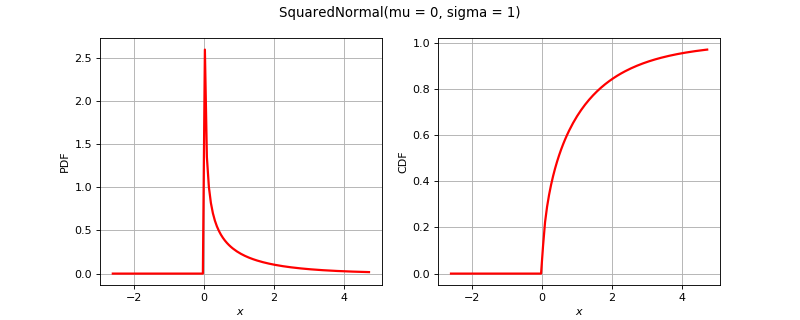

Write Python code to recreate this figure.
import openturns as ot
from matplotlib import pyplot as plt
from openturns.viewer import View
if ot.SquaredNormal().__class__.__name__ == 'Bernoulli':
    distribution = ot.Bernoulli(0.7)
elif ot.SquaredNormal().__class__.__name__ == 'Binomial':
    distribution = ot.Binomial(5, 0.2)
elif ot.SquaredNormal().__class__.__name__ == 'Hypergeometric':
    distribution = ot.Hypergeometric(10, 4, 7)
elif ot.SquaredNormal().__class__.__name__ == 'ComposedDistribution':
    copula = ot.IndependentCopula(2)
    marginals = [ot.Uniform(1.0, 2.0), ot.Normal(2.0, 3.0)]
    distribution = ot.ComposedDistribution(marginals, copula)
elif ot.SquaredNormal().__class__.__name__ == 'CumulativeDistributionNetwork':
    coll = [ot.Normal(2),ot.Dirichlet([0.5, 1.0, 1.5])]
    distribution = ot.CumulativeDistributionNetwork(coll, ot.BipartiteGraph([[0,1], [0,1]]))
elif ot.SquaredNormal().__class__.__name__ == 'Histogram':
    distribution = ot.Histogram([-1.0, 0.5, 1.0, 2.0], [0.45, 0.4, 0.15])
elif ot.SquaredNormal().__class__.__name__ == 'KernelMixture':
    kernel = ot.Uniform()
    sample = ot.Normal().getSample(5)
    bandwith = [1.0]
    distribution = ot.KernelMixture(kernel, bandwith, sample)
elif ot.SquaredNormal().__class__.__name__ == 'MaximumDistribution':
    coll = [ot.Uniform(2.5, 3.5), ot.LogUniform(1.0, 1.2), ot.Triangular(2.0, 3.0, 4.0)]
    distribution = ot.MaximumDistribution(coll)
elif ot.SquaredNormal().__class__.__name__ == 'Multinomial':
    distribution = ot.Multinomial(5, [0.2])
elif ot.SquaredNormal().__class__.__name__ == 'RandomMixture':
    coll = [ot.Triangular(0.0, 1.0, 5.0), ot.Uniform(-2.0, 2.0)]
    weights = [0.8, 0.2]
    cst = 3.0
    distribution = ot.RandomMixture(coll, weights, cst)
elif ot.SquaredNormal().__class__.__name__ == 'TruncatedDistribution':
    distribution = ot.TruncatedDistribution(ot.Normal(2.0, 1.5), 1.0, 4.0)
elif ot.SquaredNormal().__class__.__name__ == 'UserDefined':
    distribution = ot.UserDefined([[0.0], [1.0], [2.0]], [0.2, 0.7, 0.1])
elif ot.SquaredNormal().__class__.__name__ == 'ZipfMandelbrot':
    distribution = ot.ZipfMandelbrot(10, 2.5, 0.3)
else:
    distribution = ot.SquaredNormal()
dimension = distribution.getDimension()
title = str(distribution)[:100].split('\n')[0]
if dimension == 1:
    distribution.setDescription(['$x$'])
    pdf_graph = distribution.drawPDF()
    cdf_graph = distribution.drawCDF()
    fig = plt.figure(figsize=(10, 4))
    pdf_axis = fig.add_subplot(121)
    cdf_axis = fig.add_subplot(122)
    View(pdf_graph, figure=fig, axes=[pdf_axis], add_legend=False)
    View(cdf_graph, figure=fig, axes=[cdf_axis], add_legend=False)
    fig.suptitle(title)
elif dimension == 2:
    distribution.setDescription(['$x_1$', '$x_2$'])
    pdf_graph = distribution.drawPDF()
    pdf_graph.setTitle(title)
    fig = plt.figure(figsize=(10, 5))
    pdf_axis = fig.add_subplot(111)
    View(pdf_graph, figure=fig, axes=[pdf_axis], add_legend=False, square_axes=True)
